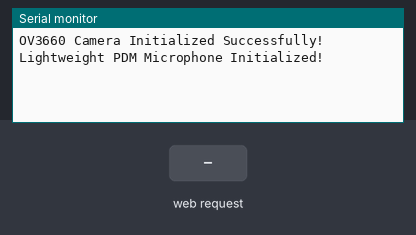
Simulated run of this sketch. Board: ESP32. Shown: the last lines printed to the serial monitor. Inputs (shaded band) come from the test bench. I2S audio is not simulated (input reads silence); storage starts empty; the camera gives no picture.

Above: at 1.5 s.
1.6 s: HTTP request GET /start received
At 3.5 s:
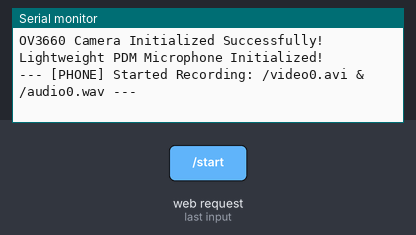
3.8 s: HTTP request GET /stop received
At 4.5 s:
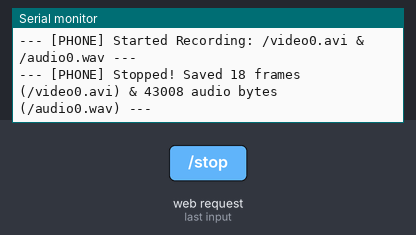

The sketch:

ShakoCam9_25_2026.ino
```cpp
#include "esp_camera.h"
#include "FS.h"
#include "SD.h"
#include "SPI.h"
#include "esp_timer.h"
#include <WiFi.h>
#include <WebServer.h>
#include "driver/i2s.h"

// Microphone Pin & Channel Definitions
#define I2S_MIC_CLK     42
#define I2S_MIC_DATA    41
#define SAMPLE_RATE     16000U
#define SAMPLE_BITS     16

#define CAMERA_MODEL_XIAO_ESP32S3
#include "camera_pins.h"

const char* ssid = "ShakoCam";
const char* password = "password123";
WebServer server(80);

SemaphoreHandle_t sdMutex;
TaskHandle_t audioTaskHandle = NULL;

const int SD_PIN_CS = 21;

// Separate File Handles for Video and Audio
File videoFile;
File audioFile;

bool camera_sign = false;
bool sd_sign = false;
volatile bool isRecording = false;

char currentFilename[32];  // e.g. /video0.avi
char audioFilename[32];    // e.g. /audio0.wav

int frameCount = 0;
uint32_t audioBytesWritten = 0;

// Helper function to write a standard 44-byte WAV Header
void writeWavHeader(File file, uint32_t sampleRate, uint16_t bitsPerSample, uint16_t channels) {
  uint8_t header[44];

  // "RIFF" chunk descriptor
  header[0] = 'R'; header[1] = 'I'; header[2] = 'F'; header[3] = 'F';
  uint32_t fileSize = 0; // Temporary placeholder
  memcpy(&header[4], &fileSize, 4);
  header[8] = 'W'; header[9] = 'A'; header[10] = 'V'; header[11] = 'E';

  // "fmt " sub-chunk
  header[12] = 'f'; header[13] = 'm'; header[14] = 't'; header[15] = ' ';
  uint32_t subchunk1Size = 16; // PCM format
  memcpy(&header[16], &subchunk1Size, 4);
  uint16_t audioFormat = 1;   // Uncompressed PCM
  memcpy(&header[20], &audioFormat, 2);
  memcpy(&header[22], &channels, 2);
  memcpy(&header[24], &sampleRate, 4);

  uint32_t byteRate = sampleRate * channels * (bitsPerSample / 8);
  memcpy(&header[28], &byteRate, 4);
  uint16_t blockAlign = channels * (bitsPerSample / 8);
  memcpy(&header[32], &blockAlign, 2);
  memcpy(&header[34], &bitsPerSample, 2);

  // "data" sub-chunk
  header[36] = 'd'; header[37] = 'a'; header[38] = 't'; header[39] = 'a';
  uint32_t dataSize = 0; // Temporary placeholder
  memcpy(&header[40], &dataSize, 4);

  file.write(header, 44);
}

void initMicrophone() {
  i2s_config_t i2s_config = {
    .mode = (i2s_mode_t)(I2S_MODE_MASTER | I2S_MODE_RX | I2S_MODE_PDM),
    .sample_rate = 16000,
    .bits_per_sample = I2S_BITS_PER_SAMPLE_16BIT,
    .channel_format = I2S_CHANNEL_FMT_ONLY_LEFT,
    .communication_format = I2S_COMM_FORMAT_STAND_I2S,
    .intr_alloc_flags = ESP_INTR_FLAG_LEVEL1,
    .dma_buf_count = 4,
    .dma_buf_len = 512,
    .use_apll = false,
    .tx_desc_auto_clear = false,
    .fixed_mclk = 0
  };

  i2s_pin_config_t pin_config = {
    .bck_io_num = I2S_PIN_NO_CHANGE,
    .ws_io_num = I2S_MIC_CLK,
    .data_out_num = I2S_PIN_NO_CHANGE,
    .data_in_num = I2S_MIC_DATA
  };

  esp_err_t err = i2s_driver_install(I2S_NUM_0, &i2s_config, 0, NULL);
  if (err != ESP_OK) {
    Serial.printf("I2S driver install failed: %d\n", err);
    return;
  }

  err = i2s_set_pin(I2S_NUM_0, &pin_config);
  if (err != ESP_OK) {
    Serial.printf("I2S pin setup failed: %d\n", err);
    return;
  }

  i2s_start(I2S_NUM_0);
  Serial.println("Lightweight PDM Microphone Initialized!");
}

const char INDEX_HTML[] PROGMEM = R"rawliteral(
<!DOCTYPE html>
<html>
<head>
  <meta name="viewport" content="width=device-width, initial-scale=1">
  <style>
    body { font-family: Arial, sans-serif; text-align: center; background: #121212; color: white; padding: 15px; margin: 0; }
    .btn { padding: 12px 24px; font-size: 16px; border: none; border-radius: 8px; margin: 5px; cursor: pointer; font-weight: bold; }
    .rec { background-color: #e50914; color: white; }
    .stop { background-color: #555555; color: white; }
    .save { background-color: #28a745; color: white; width: 100%; max-width: 320px; }
    .refresh { background-color: #007aff; color: white; padding: 6px 12px; font-size: 14px; border-radius: 5px; border: none; }
    #status { margin: 10px; font-size: 15px; color: #00ffcc; }

    #storageBox { background: #1e1e1e; padding: 12px; border-radius: 8px; margin: 15px auto; max-width: 400px; text-align: left; }
    .bar-bg { background: #333; height: 12px; border-radius: 6px; overflow: hidden; margin-top: 6px; }
    .bar-fill { background: #00ffcc; height: 100%; width: 0%; transition: width 0.4s ease; }

    #playerContainer { display: none; margin: 15px auto; max-width: 400px; background: #1e1e1e; padding: 15px; border-radius: 10px; }
    #canvasDisplay { width: 100%; height: auto; border-radius: 6px; background: #000; }

    #gallery { margin-top: 20px; text-align: left; background: #1e1e1e; padding: 15px; border-radius: 10px; max-width: 400px; margin-left: auto; margin-right: auto; }
    .file-item { display: flex; justify-content: space-between; align-items: center; padding: 10px 0; border-bottom: 1px solid #333; }
    .file-info { display: flex; flex-direction: column; }
    .file-meta { font-size: 12px; color: #aaa; margin-top: 3px; }
    .play-btn { background: #007aff; color: white; border: none; padding: 8px 12px; border-radius: 6px; cursor: pointer; font-weight: bold; }
  </style>
</head>
<body>
  <h2>ShakoCam</h2>
  <button class="btn rec" onclick="startRec()">RECORD</button>
  <button class="btn stop" onclick="stopRec()">STOP</button>
  <div id="status">Status: Ready</div>

  <div id="storageBox">
    <div style="display:flex; justify-content:space-between; font-size:13px;">
      <span>SD Card Storage</span>
      <span id="storageText">Loading...</span>
    </div>
    <div class="bar-bg">
      <div id="storageBar" class="bar-fill"></div>
    </div>
  </div>

  <div id="playerContainer">
    <h4 id="nowPlaying" style="margin: 5px 0 10px 0;">Video Player</h4>
    <canvas id="canvasDisplay"></canvas>
    <audio id="audioPlayer" controls style="width: 100%; margin-top: 10px; display: none;"></audio>
    <br><br>
    <button class="btn save" id="dlBtn" onclick="saveAsMP4()">Save to Phone</button>
  </div>

  <div id="gallery">
    <div style="display: flex; justify-content: space-between; align-items: center;">
      <h3 style="margin:0;">Saved Clips</h3>
      <button class="refresh" onclick="loadGallery()">Refresh</button>
    </div>
    <div id="fileList" style="margin-top: 10px;">Loading files...</div>
  </div>

  <script>
    let playAnimationId = null;
    let extractedFrames = [];
    let isPlaying = false;
    let activeFilename = "";

    function startRec() {
      fetch('/start');
      document.getElementById('status').innerText = "Status: Recording Video & Audio...";
    }

    function stopRec() {
      fetch('/stop');
      document.getElementById('status').innerText = "Status: Stopped & Saved!";
      setTimeout(() => { loadGallery(); loadStorage(); }, 1000);
    }

    function loadStorage() {
      fetch('/storage').then(r => r.json()).then(data => {
        const freeMB = data.total - data.used;
        const usedPct = ((data.used / data.total) * 100).toFixed(1);
        document.getElementById('storageText').innerText = (freeMB/1024).toFixed(1) + " GB free of " + (data.total/1024).toFixed(1) + " GB";
        document.getElementById('storageBar').style.width = usedPct + '%';
      }).catch(err => {
        document.getElementById('storageText').innerText = "Unavailable";
      });
    }

    function loadGallery() {
      fetch('/list')
        .then(r => r.json())
        .then(files => {
          let html = '';
          if (!files || files.length === 0) {
            html = '<p>No recordings found.</p>';
          } else {
            files.forEach(f => {
              const sizeMB = (f.size / (1024 * 1024)).toFixed(1);
              html += '<div class="file-item">' +
                '<div class="file-info">' +
                  '<strong>' + f.name + '</strong>' +
                  '<span class="file-meta">Size: ' + sizeMB + ' MB</span>' +
                '</div>' +
                '<button class="play-btn" onclick="playVideo(\'' + f.name + '\')">PLAY</button>' +
              '</div>';
            });
          }
          document.getElementById('fileList').innerHTML = html;
        })
        .catch(err => {
          document.getElementById('fileList').innerHTML = '<p>Error loading list</p>';
        });
    }

    function stopCurrentPlayback() {
      isPlaying = false;
      if (playAnimationId) cancelAnimationFrame(playAnimationId);
      const audioElem = document.getElementById('audioPlayer');
      audioElem.pause();
      audioElem.src = "";
      extractedFrames = [];
    }

    async function playVideo(filename) {
      stopCurrentPlayback();
      activeFilename = filename;

      const playerContainer = document.getElementById('playerContainer');
      const nowPlaying = document.getElementById('nowPlaying');
      const audioElem = document.getElementById('audioPlayer');

      playerContainer.style.display = 'block';
      nowPlaying.innerText = "Downloading " + filename + "...";

      try {
        const response = await fetch('/stream?file=' + filename);
        if (!response.ok) throw new Error("Fetch video failed");

        nowPlaying.innerText = "Extracting video frames...";
        const arrayBuffer = await response.arrayBuffer();
        const bytes = new Uint8Array(arrayBuffer);
        let i = 0;

        while (i < bytes.length - 1) {
          if (bytes[i] === 0xFF && bytes[i+1] === 0xD8) {
            let start = i;
            i += 2;
            while (i < bytes.length - 1) {
              if (bytes[i] === 0xFF && bytes[i+1] === 0xD9) {
                i += 2;
                extractedFrames.push(bytes.subarray(start, i));
                break;
              }
              i++;
            }
          } else {
            i++;
          }
        }

        if (extractedFrames.length === 0) {
          nowPlaying.innerText = "No video frames found";
          return;
        }

        const audioName = filename.replace("video", "audio").replace(".avi", ".wav");
        audioElem.src = '/stream?file=' + audioName;
        audioElem.style.display = 'block';
        audioElem.load();

        nowPlaying.innerText = "Playing: " + filename;
        isPlaying = true;

        audioElem.onplay = () => { isPlaying = true; syncLoop(); };
        audioElem.onpause = () => { isPlaying = false; };
        audioElem.onended = () => { isPlaying = false; };
        audioElem.onseeking = () => { renderFrameAtAudioClock(); };

        audioElem.play().catch(e => console.log("Audio play interaction required"));

      } catch (err) {
        nowPlaying.innerText = "Error loading clip";
      }
    }

    function syncLoop() {
      if (!isPlaying) return;
      renderFrameAtAudioClock();
      playAnimationId = requestAnimationFrame(syncLoop);
    }

    function renderFrameAtAudioClock() {
      const audioElem = document.getElementById('audioPlayer');
      if (!audioElem.duration || extractedFrames.length === 0) return;

      const progress = audioElem.currentTime / audioElem.duration;
      const frameIndex = Math.min(
        Math.floor(progress * extractedFrames.length),
        extractedFrames.length - 1
      );

      const canvas = document.getElementById('canvasDisplay');
      const ctx = canvas.getContext('2d');
      const frameData = extractedFrames[frameIndex];

      if (!frameData) return;

      const blob = new Blob([frameData], { type: 'image/jpeg' });
      const url = URL.createObjectURL(blob);
      const img = new Image();

      img.onload = () => {
        canvas.width = img.width || 640;
        canvas.height = img.height || 480;
        ctx.drawImage(img, 0, 0);
        URL.revokeObjectURL(url);
      };
      img.src = url;
    }

    async function saveAsMP4() {
      if (extractedFrames.length === 0) return;

      const canvas = document.getElementById('canvasDisplay');
      const audioElem = document.getElementById('audioPlayer');
      const dlBtn = document.getElementById('dlBtn');

      dlBtn.innerText = "Exporting Video...";
      dlBtn.disabled = true;

      const canvasStream = canvas.captureStream(15);

      const audioCtx = new (window.AudioContext || window.webkitAudioContext)();
      const audioSource = audioCtx.createMediaElementSource(audioElem);
      const audioDest = audioCtx.createMediaStreamDestination();

      audioSource.connect(audioCtx.destination);
      audioSource.connect(audioDest);

      const combinedStream = new MediaStream([
        ...canvasStream.getVideoTracks(),
        ...audioDest.stream.getAudioTracks()
      ]);

      const types = [
        'video/mp4;codecs=avc1.42E01E,mp4a.40.2',
        'video/mp4;codecs=h264,aac',
        'video/mp4',
        'video/webm;codecs=vp8,opus',
        'video/webm'
      ];

      let selectedMime = '';
      for (let t of types) {
        if (MediaRecorder.isTypeSupported(t)) {
          selectedMime = t;
          break;
        }
      }

      if (!selectedMime) {
        alert("MediaRecorder is not supported on this browser.");
        dlBtn.innerText = "Save to Phone";
        dlBtn.disabled = false;
        return;
      }

      const recorder = new MediaRecorder(combinedStream, {
        mimeType: selectedMime,
        audioBitsPerSecond: 128000
      });

      const chunks = [];

      recorder.ondataavailable = (e) => {
        if (e.data && e.data.size > 0) chunks.push(e.data);
      };

      recorder.onstop = () => {
        const blob = new Blob(chunks, { type: selectedMime });
        const url = URL.createObjectURL(blob);
        const a = document.createElement('a');
        a.href = url;

        const isMp4 = selectedMime.includes('mp4');
        const ext = isMp4 ? '.mp4' : '.webm';
        a.download = activeFilename.replace('.avi', ext);

        document.body.appendChild(a);
        a.click();
        document.body.removeChild(a);
        URL.revokeObjectURL(url);

        dlBtn.innerText = "Downloaded!";
        dlBtn.disabled = false;
        setTimeout(() => { dlBtn.innerText = "Save to Phone"; }, 3000);
      };

      audioElem.currentTime = 0;
      await audioElem.play();
      recorder.start(100);

      audioElem.onended = () => {
        recorder.stop();
        audioCtx.close();
      };
    }

    window.onload = () => {
      loadGallery();
      loadStorage();
    };
  </script>
</body>
</html>
)rawliteral";

void handleRoot() {
  server.send(200, "text/html", INDEX_HTML);
}

void audioTask(void *pvParameters) {
  uint8_t audioBuffer[512];
  size_t bytesRead = 0;

  for (;;) {
    if (isRecording) {
      i2s_read(I2S_NUM_0, audioBuffer, sizeof(audioBuffer), &bytesRead, pdMS_TO_TICKS(10));

      if (bytesRead > 0) {
        // --- HIGH VOLUME ATTENUATION FOR BRASS (DIVIDE BY 4) ---
        int16_t *samples = (int16_t *)audioBuffer;
        size_t sampleCount = bytesRead / 2;
        for (size_t i = 0; i < sampleCount; i++) {
          samples[i] = samples[i] / 4;
        }

        // Non-blocking SD write with a 10ms timeout
        if (xSemaphoreTake(sdMutex, pdMS_TO_TICKS(10)) == pdTRUE) {
          if (audioFile) {
            audioFile.write(audioBuffer, bytesRead);
            audioBytesWritten += bytesRead;
          }
          xSemaphoreGive(sdMutex);
        }
      }
    } else {
      vTaskDelay(pdMS_TO_TICKS(20));
    }
  }
}

void handleStart() {
  if (!camera_sign || !sd_sign) {
    server.send(500, "text/plain", "Hardware Error");
    return;
  }

  if (!isRecording) {
    // Flush 10 dummy frames to completely warm up the OV3660 camera DMA pipeline
    for (int i = 0; i < 10; i++) {
      camera_fb_t *dummy = esp_camera_fb_get();
      if (dummy) esp_camera_fb_return(dummy);
      vTaskDelay(pdMS_TO_TICKS(15));
    }

    if (videoFile) videoFile.close();
    if (audioFile) audioFile.close();

    int fileNumber = 0;
    while (true) {
      sprintf(currentFilename, "/video%d.avi", fileNumber);
      sprintf(audioFilename, "/audio%d.wav", fileNumber);
      if (!SD.exists(currentFilename) && !SD.exists(audioFilename)) break;
      fileNumber++;
    }

    videoFile = SD.open(currentFilename, FILE_WRITE);
    audioFile = SD.open(audioFilename, FILE_WRITE);

    if (videoFile && audioFile) {
      writeWavHeader(audioFile, 16000, 16, 1);
      audioBytesWritten = 0;

      isRecording = true;
      frameCount = 0;
      Serial.printf("\n--- [PHONE] Started Recording: %s & %s ---\n", currentFilename, audioFilename);
    }
  }
  server.send(200, "text/plain", "RECORDING");
}

void handleStop() {
  if (isRecording) {
    isRecording = false;

    if (xSemaphoreTake(sdMutex, pdMS_TO_TICKS(500)) == pdTRUE) {
      if (videoFile) {
        videoFile.flush();
        videoFile.close();
      }

      if (audioFile) {
        uint32_t totalFileSize = audioBytesWritten + 36;
        audioFile.seek(4);
        audioFile.write((uint8_t*)&totalFileSize, 4);

        audioFile.seek(40);
        audioFile.write((uint8_t*)&audioBytesWritten, 4);

        audioFile.flush();
        audioFile.close();
      }

      xSemaphoreGive(sdMutex);
    }

    Serial.printf(
      "--- [PHONE] Stopped! Saved %d frames (%s) & %d audio bytes (%s) ---\n\n",
      frameCount, currentFilename, audioBytesWritten, audioFilename
    );
  }

  server.send(200, "text/plain", "STOPPED");
}

void handleStorage() {
  uint64_t totalBytes = SD.totalBytes();
  uint64_t usedBytes = SD.usedBytes();

  String json = "{";
  json += "\"total\":" + String((unsigned long)(totalBytes / (1024 * 1024))) + ",";
  json += "\"used\":" + String((unsigned long)(usedBytes / (1024 * 1024)));
  json += "}";

  server.send(200, "application/json", json);
}

void handleStream() {
  if (!server.hasArg("file")) {
    server.send(400, "text/plain", "Missing file parameter");
    return;
  }

  String fileName = server.arg("file");
  if (!fileName.startsWith("/")) {
    fileName = "/" + fileName;
  }

  File streamFile = SD.open(fileName, FILE_READ);
  if (!streamFile) {
    server.send(404, "text/plain", "File not found");
    return;
  }

  String dataType = "application/octet-stream";
  if (fileName.endsWith(".wav")) {
    dataType = "audio/wav";
  } else if (fileName.endsWith(".avi")) {
    dataType = "video/x-motion-jpeg";
  }

  server.setContentLength(streamFile.size());
  server.send(200, dataType, "");

  WiFiClient client = server.client();
  uint8_t buffer[1024];

  while (streamFile.available()) {
    int bytesRead = streamFile.read(buffer, sizeof(buffer));
    client.write(buffer, bytesRead);
  }

  streamFile.close();
}

void handleList() {
  File root = SD.open("/");
  if (!root) {
    server.send(500, "application/json", "[]");
    return;
  }

  String json = "[";
  File file = root.openNextFile();
  bool first = true;

  while (file) {
    String fileName = String(file.name());
    if (fileName.startsWith("/")) {
      fileName = fileName.substring(1);
    }

    if (!file.isDirectory() && fileName.endsWith(".avi")) {
      if (!first) json += ",";
      json += "{\"name\":\"" + fileName + "\",\"size\":" + String(file.size()) + "}";
      first = false;
    }
    file = root.openNextFile();
  }
  json += "]";
  root.close();

  server.send(200, "application/json", json);
}

void setup() {
  Serial.begin(115200);

  camera_config_t config;
  config.ledc_channel = LEDC_CHANNEL_0;
  config.ledc_timer = LEDC_TIMER_0;
  config.pin_d0 = Y2_GPIO_NUM;
  config.pin_d1 = Y3_GPIO_NUM;
  config.pin_d2 = Y4_GPIO_NUM;
  config.pin_d3 = Y5_GPIO_NUM;
  config.pin_d4 = Y6_GPIO_NUM;
  config.pin_d5 = Y7_GPIO_NUM;
  config.pin_d6 = Y8_GPIO_NUM;
  config.pin_d7 = Y9_GPIO_NUM;
  config.pin_xclk = XCLK_GPIO_NUM;
  config.pin_pclk = PCLK_GPIO_NUM;
  config.pin_vsync = VSYNC_GPIO_NUM;
  config.pin_href = HREF_GPIO_NUM;
  config.pin_sscb_sda = SIOD_GPIO_NUM;
  config.pin_sscb_scl = SIOC_GPIO_NUM;
  config.pin_pwdn = PWDN_GPIO_NUM;
  config.pin_reset = RESET_GPIO_NUM;

  config.xclk_freq_hz = 10000000;
  config.pixel_format = PIXFORMAT_JPEG;
  config.frame_size = FRAMESIZE_QVGA; // Scaled down to 320x240 for stable SD writing

  config.grab_mode = CAMERA_GRAB_WHEN_EMPTY;
  config.fb_location = CAMERA_FB_IN_PSRAM;
  config.jpeg_quality = 18;
  config.fb_count = 2;

  esp_err_t err = esp_camera_init(&config);
  if (err == ESP_OK) {
    camera_sign = true;
    Serial.println("OV3660 Camera Initialized Successfully!");

    sensor_t *s = esp_camera_sensor_get();
    if (s) {
      s->set_vflip(s, 1);
      s->set_hmirror(s, 0);
      s->set_gain_ctrl(s, 0);      // Auto Gain Control OFF
      s->set_exposure_ctrl(s, 1);  // Auto Exposure ON
      s->set_awb_gain(s, 1);       // Auto White Balance ON
      s->set_brightness(s, 0);     // Neutral Brightness
    }
  } else {
    Serial.printf("OV3660 Camera init failed with error 0x%x\n", err);
  }

  if (SD.begin(SD_PIN_CS)) {
    if (SD.cardType() != CARD_NONE) sd_sign = true;
  }

  initMicrophone();

  sdMutex = xSemaphoreCreateMutex();

  xTaskCreatePinnedToCore(
    audioTask,
    "AudioTask",
    4096,
    NULL,
    1,
    &audioTaskHandle,
    0
  );

  WiFi.softAP(ssid, password);

  server.on("/", handleRoot);
  server.on("/start", handleStart);
  server.on("/stop", handleStop);
  server.on("/list", handleList);
  server.on("/stream", handleStream);
  server.on("/storage", handleStorage);
  server.begin();
}

void loop() {
  server.handleClient();

  if (isRecording) {
    camera_fb_t *fb = esp_camera_fb_get();

    if (fb) {
      // Non-blocking SD write with a 10ms timeout
      if (xSemaphoreTake(sdMutex, pdMS_TO_TICKS(10)) == pdTRUE) {
        if (videoFile) {
          videoFile.write(fb->buf, fb->len);
          frameCount++;
        }
        xSemaphoreGive(sdMutex);
      }
      esp_camera_fb_return(fb);
    }

    if (frameCount % 30 == 0) {
      if (xSemaphoreTake(sdMutex, pdMS_TO_TICKS(10)) == pdTRUE) {
        if (videoFile) videoFile.flush();
        if (audioFile) audioFile.flush();
        xSemaphoreGive(sdMutex);
      }
    }

    vTaskDelay(pdMS_TO_TICKS(20)); // Targets ~15 FPS capture rate
  }
}
```

Source omitted: camera_pins.h (7557 bytes)

Measured:
- after the input at 1.6 s, the serial monitor: prints a new line after 0.76 s (image 1)
- after the input at 3.8 s, the serial monitor: prints a new line at once (image 2)
